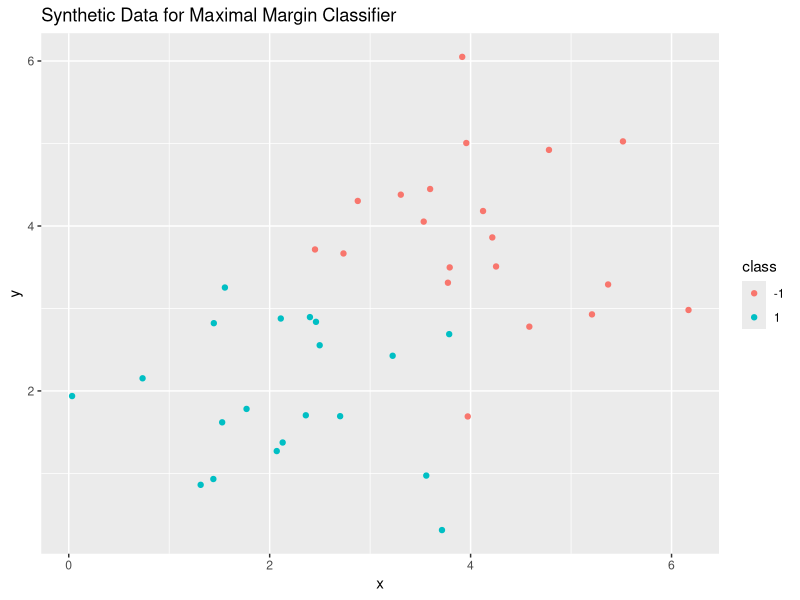
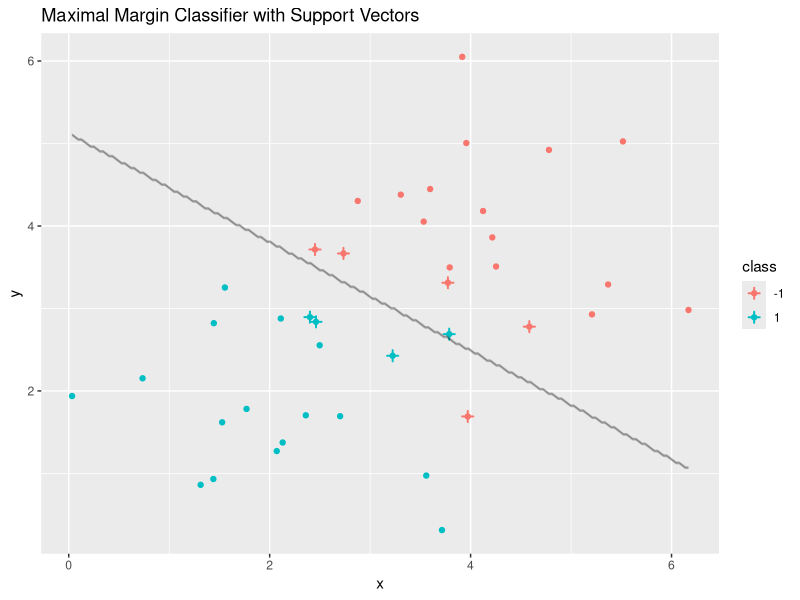

Generate these figures, in order, with R:
# Install the e1071 package
install.packages("e1071")
library(e1071)

# Load necessary package
library(ggplot2)

# Generate synthetic data
set.seed(123) # For reproducibility
x1 <- rnorm(20, mean=2)
y1 <- rnorm(20, mean=2)
class1 <- rep(1, 20) # Class 1

x2 <- rnorm(20, mean=4)
y2 <- rnorm(20, mean=4)
class2 <- rep(-1, 20) # Class 2

# Combine the data
data <- data.frame(x = c(x1, x2), y = c(y1, y2), class = factor(c(class1, class2)))

# Plot the data
ggplot(data, aes(x=x, y=y, color=class)) + geom_point() + ggtitle("Synthetic Data for Maximal Margin Classifier")

# Train the Maximal Margin Classifier using a linear SVM
model <- svm(class ~ ., data = data, type = 'C-classification', kernel = 'linear', scale = FALSE)

# Extract the model information for plotting
model_info <- model$SV
support_vectors <- data[model$index,]

# Create a grid
grid <- expand.grid(x=seq(min(data$x), max(data$x), length.out = 200), 
                    y=seq(min(data$y), max(data$y), length.out = 200))

# Predict grid points
grid$predict <- predict(model, newdata = grid)

# Convert predict into numeric
grid$predict <- as.numeric(as.character(grid$predict))

# Plot the data and the decision boundary
ggplot() + 
  geom_point(data = data, aes(x=x, y=y, color=class)) + 
  geom_point(data=support_vectors, aes(x=x, y=y, color = class), shape=3, size=2, stroke=1) + # Highlight support vectors
  stat_contour(data = grid, aes(x = x, y = y, z = predict), binwidth = 1, color = 'black', alpha=0.3) + 
  ggtitle("Maximal Margin Classifier with Support Vectors")
